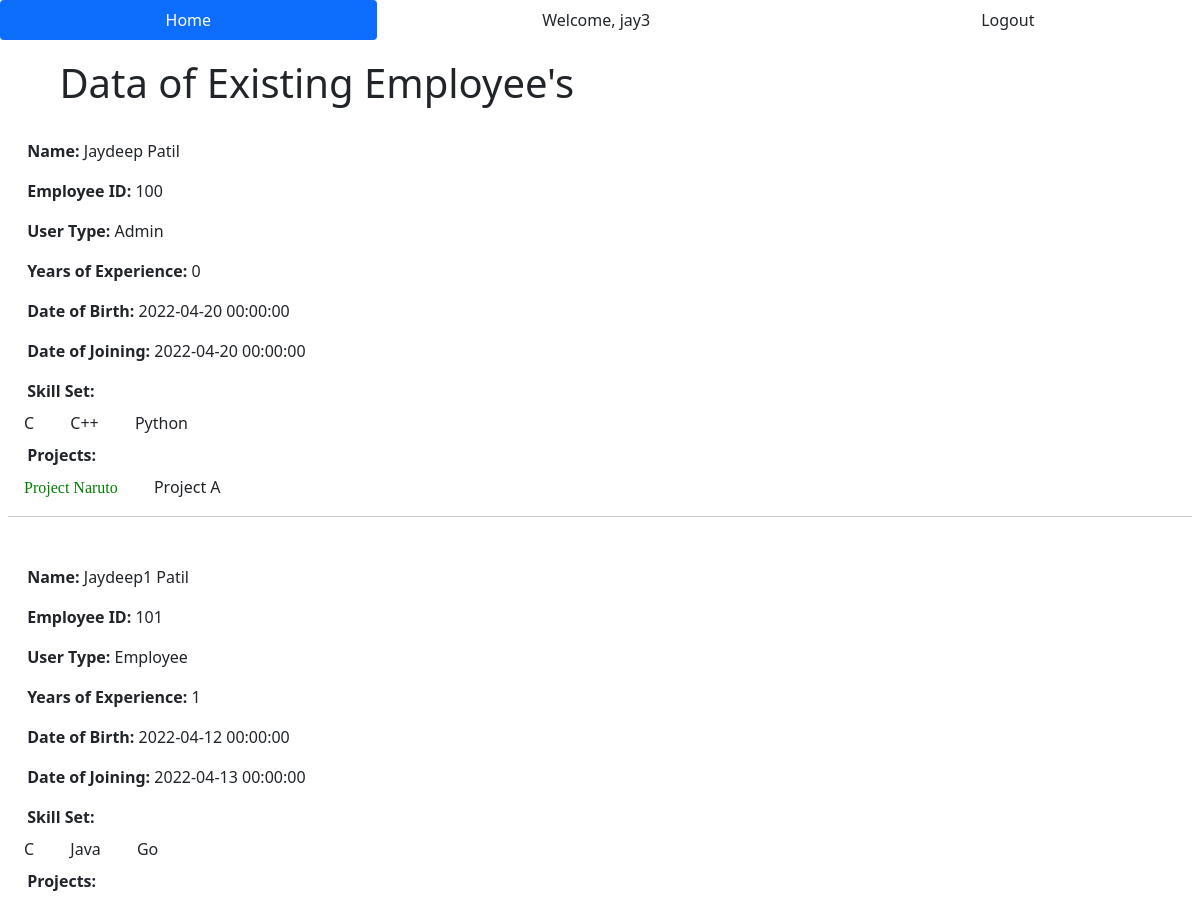
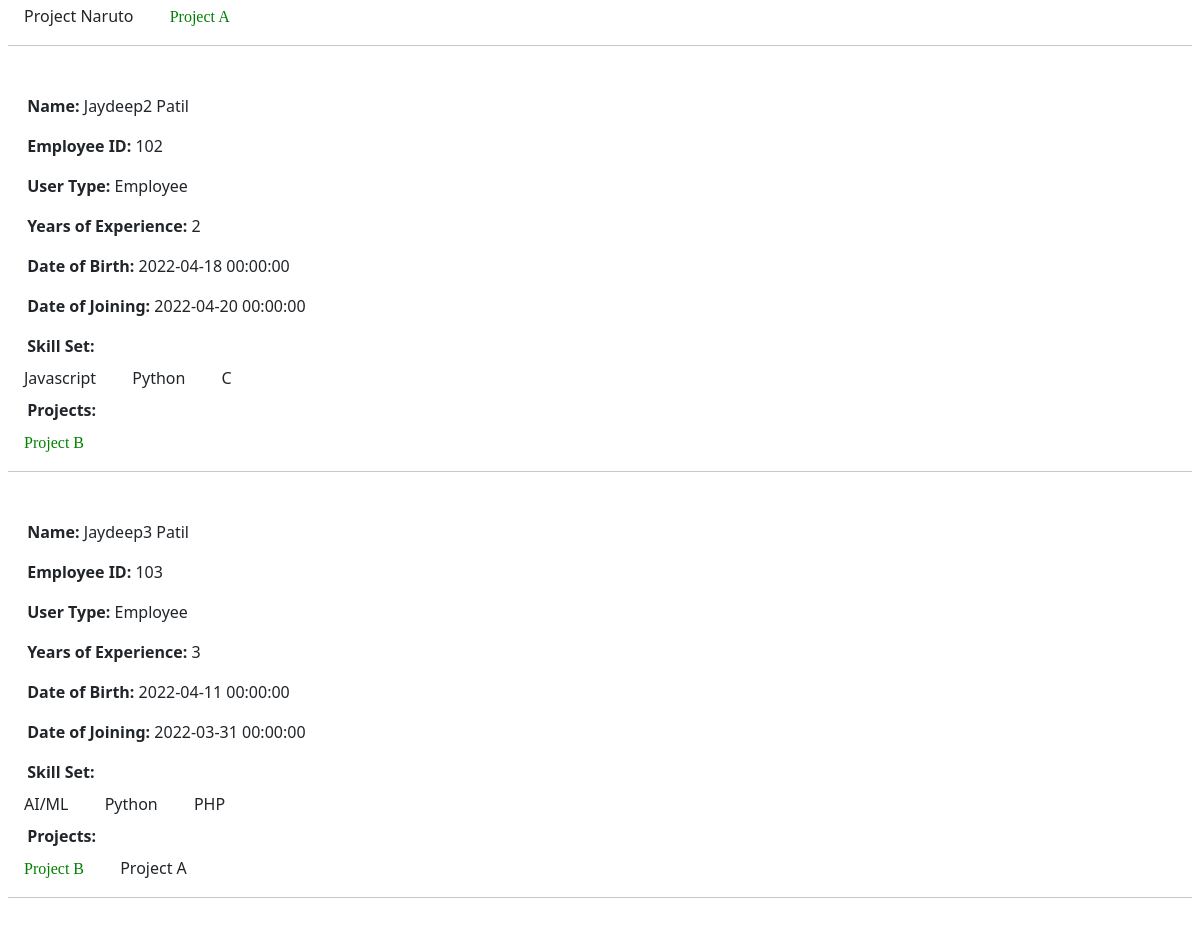
Page /show_all (signed in) on the committed database (2 pictures, top to bottom).
### EDMA/models.py (models this page shows, shortened)
class User(db.Model, UserMixin):
    id = db.Column(db.Integer, primary_key=True)
    username = db.Column(db.String(30), nullable=False, unique=True)
    email = db.Column(db.String(50), nullable=False, unique=True)
    password_hash = db.Column(db.String(60), nullable=False)
    emp_id = db.Column(db.Integer, db.ForeignKey('employee.emp_id'))
    skills = db.relationship('Skill', secondary='userskill', backref='users')
    projects = db.relationship('Project', secondary='userproject', backref='users')
    @property
    def password(self):
        return self.password

class Employee(db.Model):
    emp_id = db.Column(db.Integer, primary_key=True)
    name = db.Column(db.String(25), nullable=False)
    user_type = db.Column(db.String(15), nullable=False, default='Employee')
    dob = db.Column(db.DateTime, nullable=False)
    doj = db.Column(db.DateTime, nullable=False)
    years = db.Column(db.Integer, nullable=False)
    activeProj = db.Column(db.String(25))
    user = db.relationship("User", backref='details', lazy='select', uselist=False)
    team = db.relationship("Team", backref='team')

class Skill(db.Model):
    id = db.Column(db.Integer, primary_key=True)
    name = db.Column(db.String(25), nullable=False)

class Project(db.Model):
    id = db.Column(db.Integer, primary_key=True)
    name = db.Column(db.String(25), nullable=False)

### EDMA/routes.py (the view)
@app.route('/show_all')
@login_required
def show_all():
    allEmp = Employee.query.order_by(Employee.emp_id)
    return render_template('read.html', AllEmp=allEmp)

### EDMA/models.py (called while the page is built)
@login_manager.user_loader
def load_user(user_id):
    return User.query.get(int(user_id))

### EDMA/templates/read.html (shortened to what this page needs)
{% extends 'base.html' %}
{% block body %}
    <div class="container-fluid ps-5 pt-2">
        <h1 class="pb-3">Data of Existing Employee's</h1>
    </div>
    {% for x in AllEmp %}
        <div class="container-fluid ps-2 pe-2 pt-2">
            <p><span class="fw-bold">Name:</span> {{ x.name }}</p>
            <p><span class="fw-bold">Employee ID:</span> {{ x.emp_id }}</p>
            <p><span class="fw-bold">User Type:</span> {{ x.user_type }}</p>
            <p><span class="fw-bold">Years of Experience:</span> {{ x.years }}</p>
            <p><span class="fw-bold">Date of Birth:</span> {{ x.dob }}</p>
            <p><span class="fw-bold">Date of Joining:</span> {{ x.doj }}</p>
            <p class="skill_para fw-bold">Skill Set: </p>
            {% for skill in x.user.skills %}
                <span class="mx-3">{{ skill.name }}</span>
            {% endfor %}
            <p class="mt-2 proj_para fw-bold">Projects: </p>
            {% for proj in x.user.projects %}
                {% if proj.name == x.activeProj %}
                    <span class="mx-3 activeProj" style="color:green;">{{ proj.name }}</span>
                {% else %}
                    <span class="mx-3">{{ proj.name }}</span>
                {% endif %}
            {% endfor %}
            <hr>
            <br>
        </div>
    {% endfor %}
{% endblock %}

### EDMA/templates/base.html (shortened to what this page needs)
<!doctype html>
<html lang="en">
  <head>
    <link rel="stylesheet" type="text/css" href="{{ url_for('static', filename='main.css') }}">
    <link href="https://cdn.jsdelivr.net/npm/bootstrap@5.0.2/dist/css/bootstrap.min.css" rel="stylesheet">
  </head>
  <body>
    <div>
      <ul class="nav nav-pills nav-fill">
        <li class="nav-item">
          <a class="nav-link active link-dark" aria-current="page" href="{{ url_for('index') }}">Home</a>
        </li>
        {% if current_user.is_authenticated %}
          <li class="nav-item">
            <a class="nav-link link-dark">Welcome, {{ current_user.username }}</a>
          </li>
          <li class="nav-item">
            <a class="nav-link link-dark" href="{{ url_for('logout_page') }}">Logout</a>
          </li>
        {% endif %}
      </ul>
    </div>
    {% block body %} {% endblock %}
  </body>
</html>

### EDMA/static/main.css (style rules this page uses)
h1 { padding: 1%; }
p { padding-left: 19.2px; }
.skill_para { margin-bottom: 0.5rem; }
.proj_para { margin-bottom: 0.5rem; }
.activeProj { font-family: 'Brush Script MT', cursive; }

### rows in the picture
User: username "jay3"
Employee: name "Jaydeep Patil", emp_id "100", user_type "Admin", years "0", dob "2022-04-20 00:00:00", doj "2022-04-20 00:00:00"
Skill: name "C"
Skill: name "C++"
Skill: name "Python"
Project: name "Project Naruto"
Project: name "Project A"
Employee: name "Jaydeep1 Patil", emp_id "101", user_type "Employee", years "1", dob "2022-04-12 00:00:00", doj "2022-04-13 00:00:00"
Skill: name "Java"
Skill: name "Go"
Employee: name "Jaydeep2 Patil", emp_id "102", user_type "Employee", years "2", dob "2022-04-18 00:00:00", doj "2022-04-20 00:00:00"
Skill: name "Javascript"
Project: name "Project B"
Employee: name "Jaydeep3 Patil", emp_id "103", user_type "Employee", years "3", dob "2022-04-11 00:00:00", doj "2022-03-31 00:00:00"
Skill: name "AI/ML"
Skill: name "PHP"
